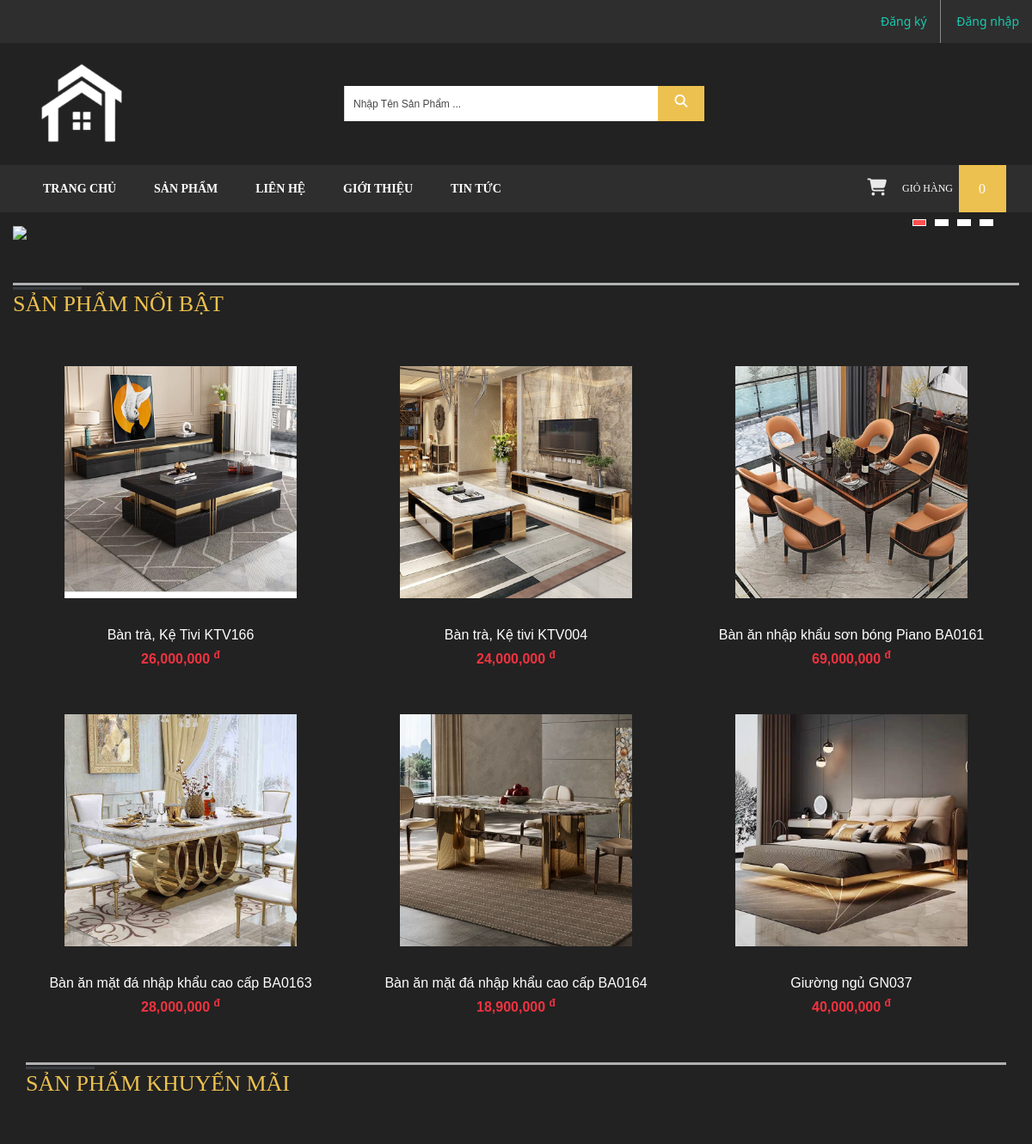
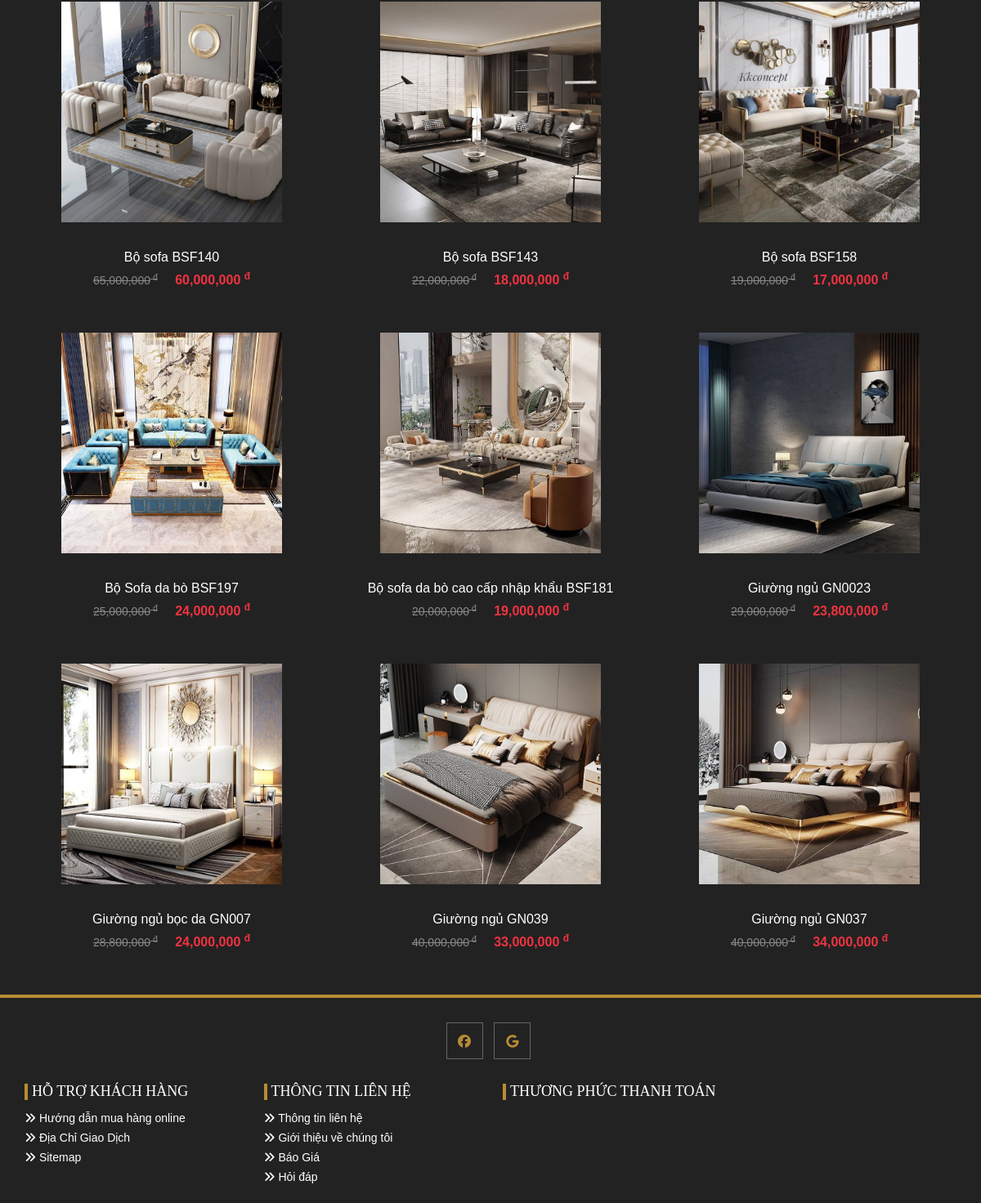
The page / on the database its author committed (2 pictures, top to bottom).
### tables this page shows
CREATE TABLE `product` (
  `id` int(11) NOT NULL,
  `category_id` int(11) DEFAULT NULL,
  `name` varchar(200) DEFAULT NULL,
  `image` varchar(200) DEFAULT NULL,
  `content` text DEFAULT NULL,
  `price` float DEFAULT 0,
  `sale_price` float DEFAULT 0,
  `created` datetime DEFAULT current_timestamp(),
  `status` tinyint(1) DEFAULT 1
);

### index.php (the view, shortened to what this page needs)
<?php include('header.php');
      include('sql/connect.php');
?>
<?php include('slider.php');?>
<section class="main-content-section">
    <div class="container">
        <div class="row">
            <?php
                $newProduct =   mysqli_query($conn,"SELECT * FROM product Where status = 1 ORDER BY created DESC LIMIT 6");
            ?>
            <div class="col-xs-12">
                <div class="row">
                    <div class="left-title-area">
                        <h2 class="left-title">Sản Phẩm Nổi Bật</h2>
                    </div>
                    <?php foreach ($newProduct as $pronp) {?>
                        <div class="col-lg-4 col-md-4 col-sm-6 col-xs-12 laster-shop-item">
                            <div class="laster-thumb">
                                <img src="uploads/<?php echo $pronp['image'] ?>">
                                <span class="tz-shop-meta">
                                </span>
                            </div>
                            <h6><a href=""><?php echo $pronp['name'];   ?></a></h6>
                            <small ><?php echo number_format($pronp['price']);  ?> <sup> đ</sup> </small>
                        </div>
                    <?php  }
                    ?>
                </div>
            </div>
        </div>
    </div>
</section>
<section class="main-content-section-full-column">
    <div class="container">
        <div class="row">
            <div class="col-xs-12">
                <div class="featured-products-area">
                    <div class="left-title-area">
                        <h2 class="left-title">Sản Phẩm Khuyến Mãi</h2>
                    </div>
                    <?php
                        $productnb = mysqli_query($conn,"SELECT * FROM product WHERE status = 1 AND sale_price > 0 ORDER BY created LIMIT 9");
                    ?>
                    <div class="row" style="margin-bottom: 50px;">
                        <?php foreach ($productnb as $np) {
                            ?>
                            <div class="col-lg-4 col-md-4 col-sm-6 col-xs-12 laster-shop-item">
                                <div class="laster-thumb">
                                    <img src="uploads/<?php echo $np['image'] ?>">
                                    <span class="tz-shop-meta">
                                    </span>
                                </div>
                                <h6><a href=""><?php echo $np['name']; ?></a></h6>
                                <?php if ($np['sale_price'] > 0) :  ?>
                                <small>
                                    <em><?php echo number_format($np['price']); ?><sup> đ</sup></em>
                                    <?php echo number_format($np['sale_price']); ?> <sup> đ</sup>
                                </small>
                                    <?php else: ?>
                                        <small><?php echo number_format($np['price']); ?><sup> đ</sup></small>
                                    <?php endif; ?>
                            </div>
                        <?php  } ?>
                    </div>
            </div>
        </div>
    </div>
</section>
<?php include'footer.php'; ?>

### css/style.css (style rules this page uses)
:root { --main-text-font: 'Bitter', serif;; }
*, html { margin: 0; padding: 0 }
body { font-family: "arial",serif; color:#ffffff; background-color: #222222; }
h1, h2, h3, h4, h5, h6 { font-weight: normal; margin: 0; color:#ffffff; font-family: 'Bitter', serif; }
a { color:#777; }
a { text-decoration: none; }
img { border:none; max-width:100%; }
* { -webkit-border-radius: 0 !important; -moz-border-radius: 0 !important; border-radius: 0 !important; }
h2.left-title { border-top: 3px solid #b0b1b3 !important; color: #edc14f; display: block; font-weight:400; font-size:26px; line-height:44px; position: relative; text-transform: uppercase; margin-top: 50px; }
h2.left-title:before { border-top: 3px solid #3a3d42; content: ""; display: block; left: 0; position: absolute; top: 2px; width: 80px; }
.laster-shop-item { margin-top: 60px; }
.laster-shop-item h6 { margin: 0; padding: 30px 0 2px; text-align: center; }
.laster-shop-item h6 a { color: #ffffff; font-family: 'Raleway', sans-serif; font-size: 16px; font-weight: 400; line-height: 25px; margin: 0; padding: 0; text-align: center; text-decoration: none !important; }
.laster-shop-item small { color: #f13340; font-family: 'Raleway', sans-serif; font-size: 16px; font-weight: 600; line-height: 28px; margin: 0; padding: 0; text-align: center; display: block; }
.laster-shop-item small em { font-style: normal; font-size: 14px; line-height: 24px; color: #888888; font-weight: 400; text-decoration: line-through; padding-right: 17px; }
body .laster-shop-item { margin-top: 30px; }
.tz-shop-meta { position: absolute; width: 100%; top: 40%; text-align: center; left: 0; z-index: 9999; }
.new-product-area, .featured-products-area, .Sale-Products, .bestseller-products-area { margin-top:50px; }
small { font-size: 82%; }
.laster-thumb { position: relative; height: 270px; max-width: 270px; width: 100%; overflow: hidden; transition: all 0.3s linear 0s; -moz-transition: all 0.3s linear 0s; -webkit-transition: all 0.3s linear 0s; -ms-transition: all 0.3s linear 0s; -o-transition: all 0.3s linear 0s; margin: auto; }
body .laster-shop-item { margin-top: 50px; }
.laster-shop-item { margin-top: 70px; }
.laster-thumb:after { position: absolute; width: 100%; height: 100%; background: rgba(0,0,0,0); content: ''; left: 0; top: 0; transition: all 0.3s linear 0s; -moz-transition: all 0.3s linear 0s; -webkit-transition: all 0.3s linear 0s; -ms-transition: all 0.3s linear 0s; -o-transition: all 0.3s linear 0s; display: block; }
.laster-thumb img { transition: all 0.3s linear 0s; -moz-transition: all 0.3s linear 0s; -webkit-transition: all 0.3s linear 0s; -ms-transition: all 0.3s linear 0s; -o-transition: all 0.3s linear 0s; width: 100%; height: 100%; }

### rows shown on the page
product: image (picture), name "Bàn trà, Kệ Tivi KTV166", price "26,000,000"
product: image (picture), name "Bàn trà, Kệ tivi KTV004", price "24,000,000"
product: image (picture), name "Bàn ăn nhập khẩu sơn bóng Piano BA0161", price "69,000,000"
product: image (picture), name "Bàn ăn mặt đá nhập khẩu cao cấp BA0163", price "28,000,000"
product: image (picture), name "Bàn ăn mặt đá nhập khẩu cao cấp BA0164", price "18,900,000"
product: image (picture), name "Giường ngủ GN037", price "40,000,000", sale_price "34,000,000"
product: image (picture), name "Bộ sofa BSF140", price "65,000,000", sale_price "60,000,000"
product: image (picture), name "Bộ sofa BSF143", price "22,000,000", sale_price "18,000,000"
product: image (picture), name "Bộ sofa BSF158", price "19,000,000", sale_price "17,000,000"
product: image (picture), name "Bộ Sofa da bò BSF197", price "25,000,000", sale_price "24,000,000"
product: image (picture), name "Bộ sofa da bò cao cấp nhập khẩu BSF181", price "20,000,000", sale_price "19,000,000"
product: image (picture), name "Giường ngủ GN0023", price "29,000,000", sale_price "23,800,000"
product: image (picture), name "Giường ngủ bọc da GN007", price "28,800,000", sale_price "24,000,000"
product: image (picture), name "Giường ngủ GN039", price "40,000,000", sale_price "33,000,000"

### other values the page prints
tong_so_luong() "0"
